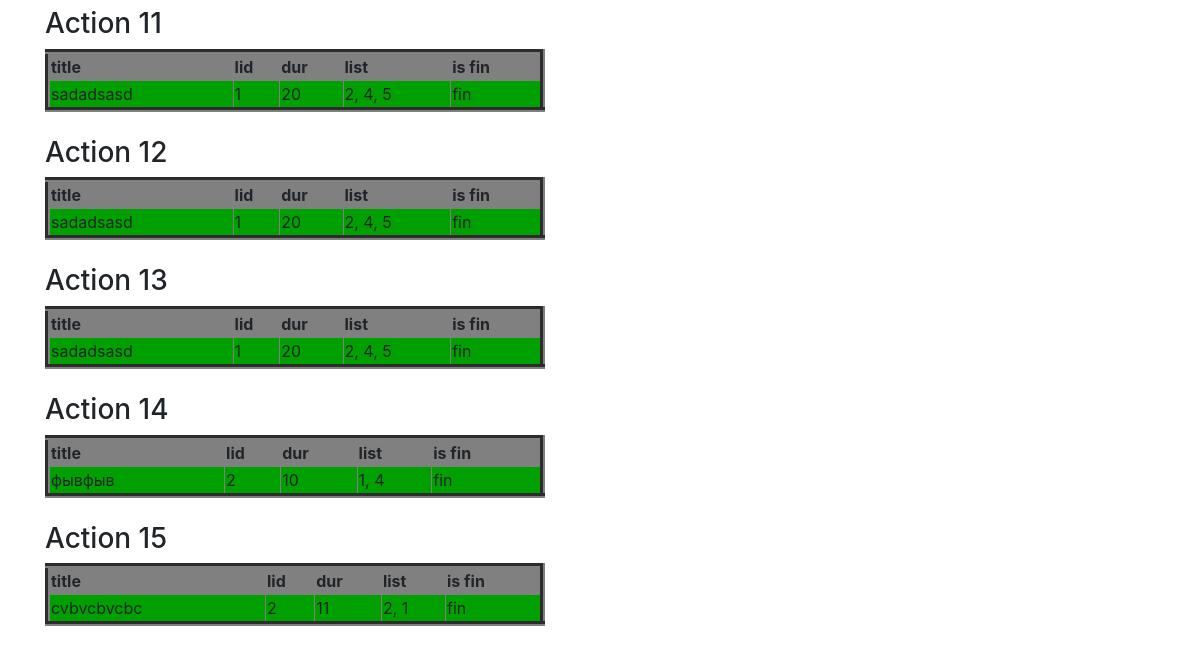
Page /works (lower part) on the earlier database version.
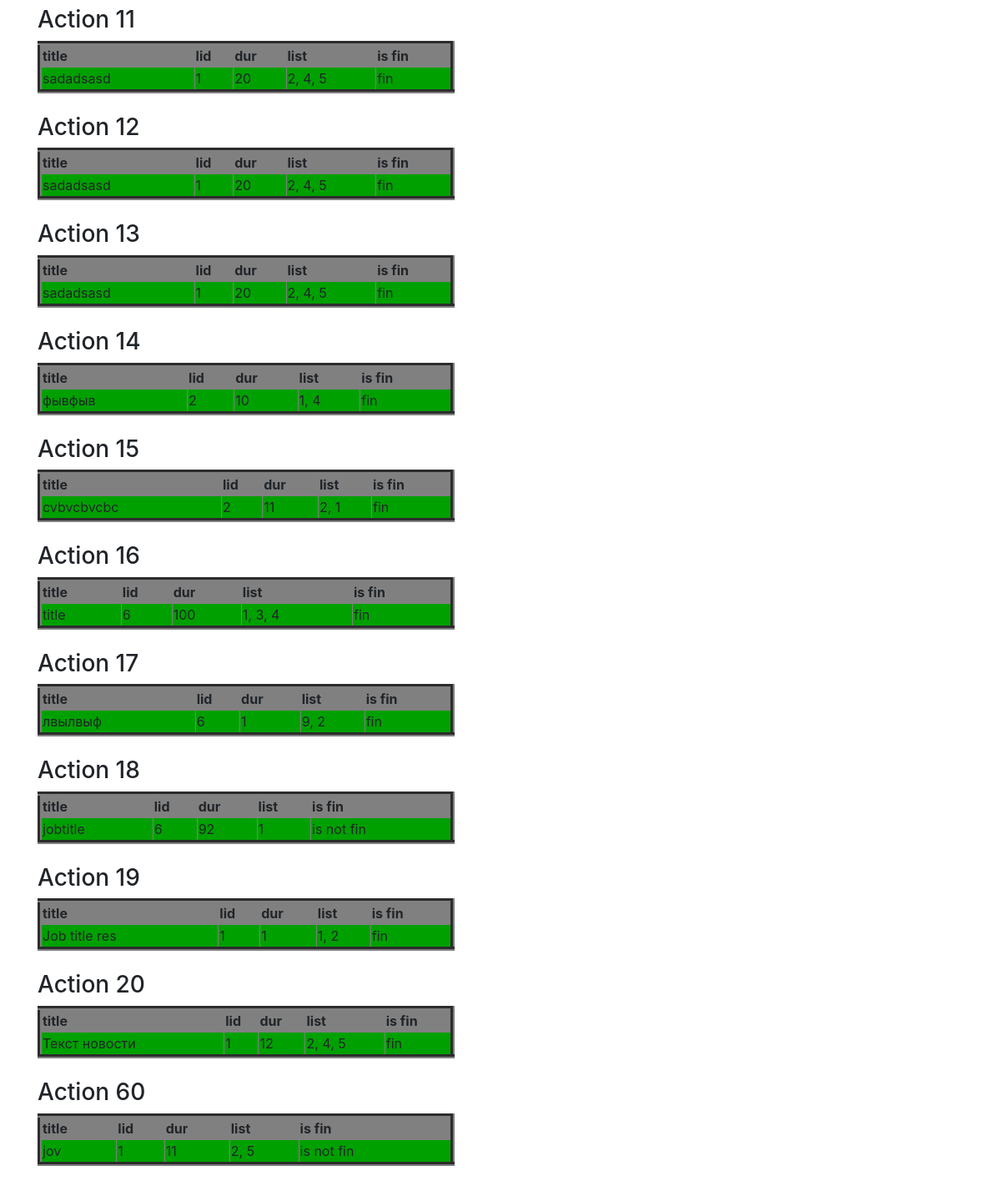
Same page on the later database version.
### data/jobs.py (models this page shows)
class Jobs(SqlAlchemyBase, SerializerMixin):
    __tablename__ = 'jobs'
    id = sqlalchemy.Column(sqlalchemy.Integer,
                           primary_key=True, autoincrement=True)
    team_leader = sqlalchemy.Column(sqlalchemy.Integer, sqlalchemy.ForeignKey("users.id"))
    job = sqlalchemy.Column(sqlalchemy.String, nullable=True)
    work_size = sqlalchemy.Column(sqlalchemy.Integer, nullable=True)
    collaborators = sqlalchemy.Column(sqlalchemy.String, nullable=True)
    start_date = sqlalchemy.Column(sqlalchemy.Date, nullable=True)
    end_date = sqlalchemy.Column(sqlalchemy.Date, nullable=True)
    is_finished = sqlalchemy.Column(sqlalchemy.Boolean, nullable=True)
    user = orm.relation('User')

### main.py (the view)
@app.route('/')
@app.route('/works')
def works():
    session = db_session.create_session()
    jobsid = {}
    for jobs in session.query(Jobs):
        jobsid[str(jobs.id)] = [jobs.job, jobs.team_leader, jobs.work_size, jobs.collaborators, jobs.is_finished,
                                jobs.user]
    return render_template('table.html', title='Журнал работ', jobsid=jobsid)

### data/db_session.py (called while the page is built)
def create_session() -> Session:
    global __factory
    return __factory()

### templates/table.html (shortened to what this page needs)
{% extends "base.html" %}
{% block content %}
{% for log in jobsid %}
<h3>Action {{log}}</h3>
<table width="500" border="5">
      <tr bgcolor="gray">
        <th>title</th><th>lid</th><th>dur</th><th>list</th><th>is fin</th>
      </tr>
      <tr bgcolor="spas">
        <td>{{jobsid[log][0]}}</td><td>{{jobsid[log][1]}}</td><td>{{jobsid[log][2]}}</td><td>{{jobsid[log][3]}}</td>{% if jobsid[log][4] == False %} <td>is not fin</td> {% else %} <td>fin</td> {% endif %}
      </tr>
    </table></br>{% endfor %}
{% endblock %}

### templates/base.html (shortened to what this page needs)
<!doctype html>
<html lang="en">
<head>
    <link rel="stylesheet"
          href="https://stackpath.bootstrapcdn.com/bootstrap/4.4.1/css/bootstrap.min.css"
>
    <link rel="stylesheet" type="text/css" href='/static/css/style.css' />
</head>
<body>
<main role="main" class="container">
    {% block content %}{% endblock %}
</main>
</body>
</html>

Differences in the rows shown:
added Jobs: job "title", team_leader "6", collaborators "1, 3, 4"
added Jobs: job "лвылвыф", team_leader "6", collaborators "9, 2"
added Jobs: job "jobtitle", team_leader "6"
added Jobs: job "Job title res", team_leader "1", collaborators "1, 2"
added Jobs: job "Текст новости", team_leader "1", collaborators "2, 4, 5"
added Jobs: job "jov", team_leader "1", collaborators "2, 5"
Other differences:
new list line: "Action 16 title lid dur list is fin 100 fin"
new list line: "Action 17 title lid dur list is fin 1 fin"
new list line: "Action 18 title lid dur list is fin 92 1 is not fin"
new list line: "Action 19 title lid dur list is fin 1 fin"
new list line: "Action 20 title lid dur list is fin 12 fin"
new list line: "Action 60 title lid dur list is fin 11 is not fin"
